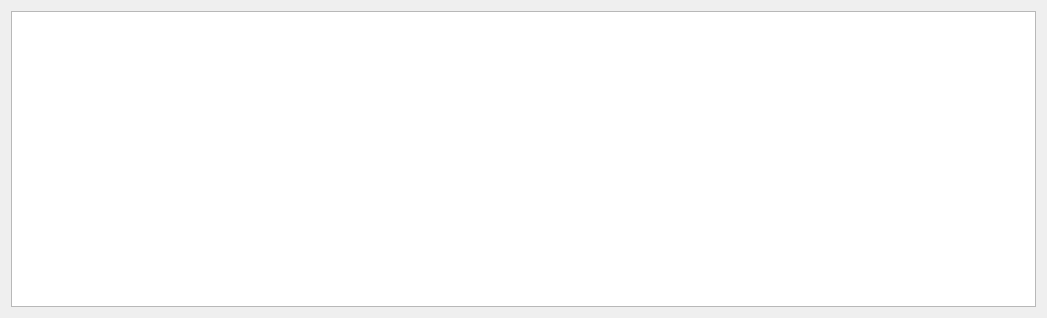
<?xml version="1.0" encoding="UTF-8"?>
<ui version="4.0">
 <class>TimelineEdit</class>
 <widget class="QWidget" name="TimelineEdit">
  <property name="geometry">
   <rect>
    <x>0</x>
    <y>0</y>
    <width>1047</width>
    <height>318</height>
   </rect>
  </property>
  <property name="windowTitle">
   <string>Form</string>
  </property>
  <layout class="QVBoxLayout" name="verticalLayout">
   <property name="spacing">
    <number>0</number>
   </property>
   <item>
    <widget class="tl::TimelineView" name="view"/>
   </item>
   <item>
    <widget class="tl::TimelineRanger" name="ranger" native="true"/>
   </item>
  </layout>
 </widget>
 <customwidgets>
  <customwidget>
   <class>tl::TimelineRanger</class>
   <extends>QWidget</extends>
   <header>widgets/timelineranger/timelineranger.h</header>
   <container>1</container>
  </customwidget>
  <customwidget>
   <class>tl::TimelineView</class>
   <extends>QGraphicsView</extends>
   <header>widgets/timelineview/timelineview.h</header>
  </customwidget>
 </customwidgets>
 <resources/>
 <connections/>
</ui>
